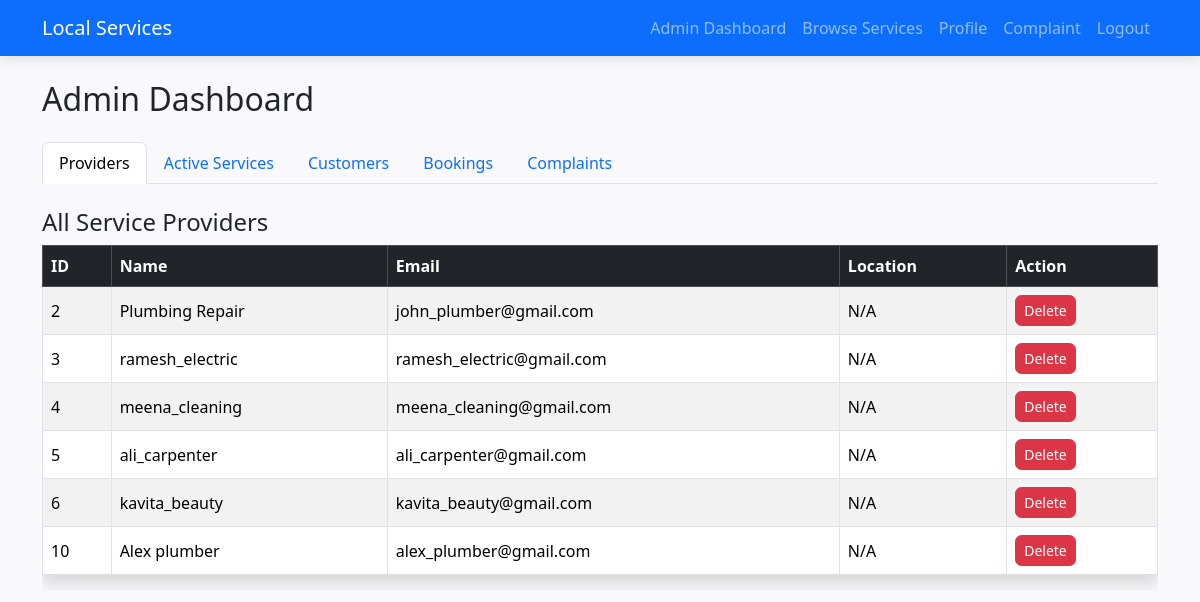
The page /admin (signed in) on the database its author committed.
### app.py (models this page shows)
class User(UserMixin, db.Model):
    id = db.Column(db.Integer, primary_key=True)
    username = db.Column(db.String(150), nullable=False, unique=True)
    email = db.Column(db.String(150), nullable=False, unique=True)
    password = db.Column(db.String(150), nullable=False)
    role = db.Column(db.String(50), nullable=False, default='customer')  # customer/provider/admin
    location = db.Column(db.String(100))

### app.py (the view)
@app.route('/admin')
@login_required
def admin():
    if current_user.role != 'admin':
        flash('Admin access only.', 'danger')
        return redirect(url_for('index'))
    providers = User.query.filter_by(role="provider").all()
    customers = User.query.filter_by(role="customer").all()
    active_services = Service.query.filter_by(is_available=True).all()
    bookings = Booking.query.all()
    complaints = Complaint.query.order_by(Complaint.timestamp.desc()).all()
    return render_template(
        'admin_dashboard.html',
        providers=providers,
        customers=customers,
        active_services=active_services,
        bookings=bookings,
        complaints=complaints
    )

### app.py (called while the page is built)
@login_manager.user_loader
def load_user(user_id):
    return User.query.get(int(user_id))

@app.context_processor
def inject_provider_notifications():
    pending_count = 0
    if current_user.is_authenticated and current_user.role == "provider":
        pending_count = Booking.query.filter_by(provider_id=current_user.id, status="Pending").count()
    return dict(provider_pending_count=pending_count)

### templates/admin_dashboard.html (shortened to what this page needs)
{% extends "base.html" %}
{% block content %}
<h2 class="mb-4">Admin Dashboard</h2>
<ul class="nav nav-tabs mb-4" id="adminTabs" role="tablist">
    <li class="nav-item" role="presentation">
        <button class="nav-link active" id="providers-tab" data-bs-toggle="tab" data-bs-target="#providers" type="button" role="tab">Providers</button>
    </li>
    <li class="nav-item" role="presentation">
        <button class="nav-link" id="services-tab" data-bs-toggle="tab" data-bs-target="#services" type="button" role="tab">Active Services</button>
    </li>
    <li class="nav-item" role="presentation">
        <button class="nav-link" id="customers-tab" data-bs-toggle="tab" data-bs-target="#customers" type="button" role="tab">Customers</button>
    </li>
    <li class="nav-item" role="presentation">
        <button class="nav-link" id="bookings-tab" data-bs-toggle="tab" data-bs-target="#bookings" type="button" role="tab">Bookings</button>
    </li>
    <li class="nav-item" role="presentation">
        <button class="nav-link" id="complaints-tab" data-bs-toggle="tab" data-bs-target="#complaints" type="button" role="tab">Complaints</button>
    </li>
</ul>
<div class="tab-content" id="adminTabsContent">
    <div class="tab-pane fade show active" id="providers" role="tabpanel">
        <h4>All Service Providers</h4>
        <div class="table-responsive">
            <table class="table table-striped table-bordered shadow">
                <thead class="table-dark">
                    <tr>
                        <th>ID</th>
                        <th>Name</th>
                        <th>Email</th>
                        <th>Location</th>
                        <th>Action</th>
                    </tr>
                </thead>
                <tbody>
                    {% for user in providers %}
                    <tr>
                        <td>{{ user.id }}</td>
                        <td>{{ user.username }}</td>
                        <td>{{ user.email }}</td>
                        <td>{{ user.location or "N/A" }}</td>
                        <td>
                            <a href="{{ url_for('delete_provider', provider_id=user.id) }}" class="btn btn-danger btn-sm"
                               onclick="return confirm('Delete this provider? All related services will also be removed!');">
                               Delete
                            </a>
                        </td>
                    </tr>
                    {% endfor %}
                </tbody>
            </table>
        </div>
    </div>
</div>
{% endblock %}

### static/css/style.css (style rules this page uses)
body { background-color: #f9f9fb; font-family: 'Segoe UI', sans-serif; }
.table th, .table td { vertical-align: middle !important; }
.btn { border-radius: 0.4rem; }

### rows shown on the page
User: id "2", username "Plumbing Repair", email "john_plumber@gmail.com", location "N/A"
User: id "3", username "ramesh_electric", email "ramesh_electric@gmail.com", location "N/A"
User: id "4", username "meena_cleaning", email "meena_cleaning@gmail.com", location "N/A"
User: id "5", username "ali_carpenter", email "ali_carpenter@gmail.com", location "N/A"
User: id "6", username "kavita_beauty", email "kavita_beauty@gmail.com", location "N/A"
User: id "10", username "Alex plumber", email "alex_plumber@gmail.com", location "N/A"
